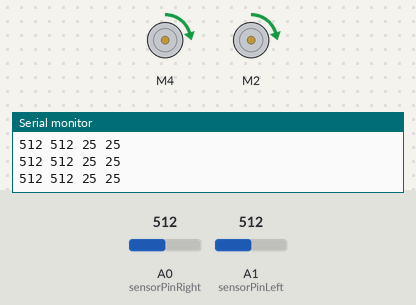
Bench run of a sketch on a simulated Arduino Uno, built with avr-gcc and run on an emulated ATmega328P. Parts: 2 × DC motor (green arrow = forward, orange = backward, longer = faster), the last lines printed to the serial monitor. Inputs (shaded band) come from the test bench; at power-on: A0 (sensorPinRight) = 512, A1 (sensorPinLeft) = 512.

Above: at 1.2 s.
1.3 s: A0 (sensorPinRight) set to 215
2.8 s: A0 (sensorPinRight) set to 183
At 3.6 s:
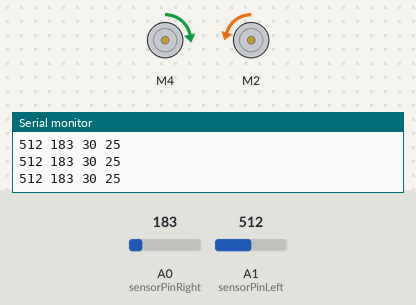
4.3 s: A1 (sensorPinLeft) set to 214
5.8 s: A1 (sensorPinLeft) set to 193
At 6.3 s:
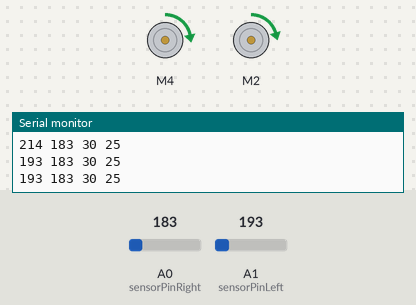
7.3 s: A0 (sensorPinRight) set to 306
At 7.9 s:
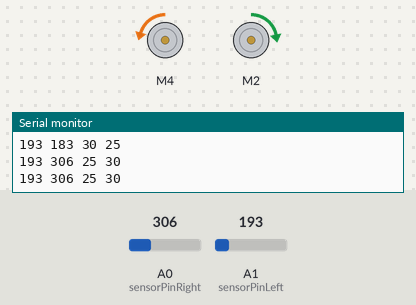
8.9 s: A1 (sensorPinLeft) set to 306
At 9.3 s:
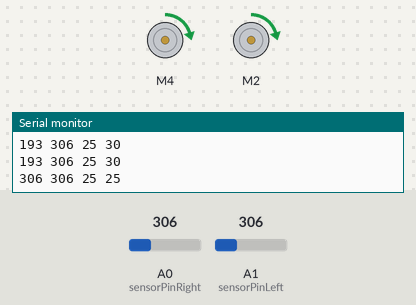
Timing chart, 0 to 11.5 s (numbered marks = the images above; inputs shaded):
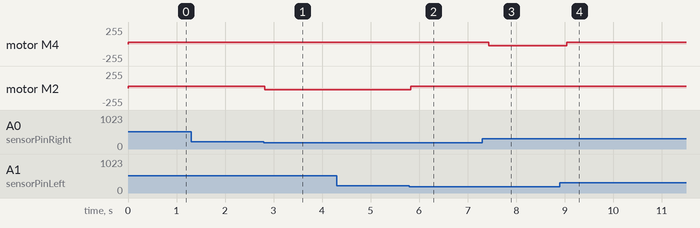

Measured:
- the behaviour switches between 200 and 199 on A0 (sensorPinRight) (found by bisection; images 0 and 1)
- the behaviour switches between 200 and 199 on A1 (sensorPinLeft) (found by bisection; images 1 and 2)
- after the input at 2.8 s, motor M4: forward 25/255 → forward 30/255 at once; motor M2: forward 25/255 → backward 25/255 at once
- after the input at 5.8 s, motor M2: backward 25/255 → forward 25/255 at once
- after the input at 7.3 s, motor M4: forward 30/255 → backward 25/255 after 0.14 s; motor M2: forward 25/255 → forward 30/255 after 0.14 s
- after the input at 8.9 s, motor M4: backward 25/255 → forward 25/255 after 0.14 s; motor M2: forward 30/255 → forward 25/255 after 0.14 s

The sketch:

miniproject3.ino
```cpp
#include <Adafruit_MotorShield.h>

Adafruit_MotorShield AFMS = Adafruit_MotorShield(); // Initialize motorshield
Adafruit_DCMotor *leftMotor = AFMS.getMotor(4); // Left motor attached to M4
Adafruit_DCMotor *rightMotor = AFMS.getMotor(2); // Right motor attached to M3 // right motor flipped

const uint8_t sensorPinLeft = A1; // Left IR sensor
const uint8_t sensorPinRight  = A0; // Right IR sensor

int sensorValLeft;
int sensorValRight;
int motorSLeft;
int motorSRight;

//const int leftOnLower = 75;
const int leftOnUpper = 200; // Upper bound value for left sensor when on track
//leftOn range -- 75 - 300 (Calibration)

//const int rightOnLower = 200;
const int rightOnUpper = 200; // Upper bound value for right sensor when on track
//RightOn range -- 200 - 420 (Calibration)

int baseSpeed = 30; // Default speed -- motor moving forward
int turnSpeed = 10; // Speed of a motor when turning

bool rightHigh = false;
bool leftHigh = false;

void setup() {
  Serial.begin(9600); // Start serial monitor

  // Debugging
  if (!AFMS.begin()) {
    Serial.println("Could not find Motor Shield. Check wiring.");
    while (1);
  }
  Serial.println("Motor Shield found.");

  // Set starting speed and direction of motors
  leftMotor->setSpeed(baseSpeed-5);
  rightMotor->setSpeed(baseSpeed);
  leftMotor->run(FORWARD);
  rightMotor->run(FORWARD);
}

void loop() {

  // Measure and store sensor values
  sensorValLeft = analogRead(sensorPinLeft);
  sensorValRight = analogRead(sensorPinRight);

  // Boolean determining if sensor detects the track based on calibration values
  bool leftOff = (sensorValLeft < leftOnUpper);
  bool rightOff = (sensorValRight < rightOnUpper);

  if (rightOff && leftOff) {
    motorSLeft = 25;
    motorSRight = 25;
    leftMotor->setSpeed(motorSLeft);
    rightMotor->setSpeed(motorSRight);
    if(rightHigh) {
      motorSRight = 30;
      rightMotor->setSpeed(motorSRight);
    } else if (leftHigh) {
      motorSLeft = 30;
      leftMotor->setSpeed(motorSLeft);
    }
    leftMotor->run(FORWARD);
    rightMotor->run(FORWARD);
  } else if (!leftOff && rightOff) {
    // Both left and right sensor on track -- move straight
    motorSLeft = 30;
    motorSRight = 25;
    leftMotor->setSpeed(motorSLeft);
    rightMotor->setSpeed(motorSRight);
    leftMotor->run(FORWARD);
    rightMotor->run(BACKWARD);
    rightHigh = false;
    leftHigh = true;
  }
  else if (leftOff && !rightOff) {
    // Left on track, right off track -- turn right
    motorSLeft = 25;
    motorSRight = 30;
    leftMotor->setSpeed(motorSLeft);
    rightMotor->setSpeed(motorSRight);
    leftMotor->run(BACKWARD);
    rightMotor->run(FORWARD);
    rightHigh = true;
    leftHigh = false;
  } else {
    motorSLeft = 25;
    motorSRight = 25;
    leftMotor->setSpeed(motorSLeft);
    rightMotor->setSpeed(motorSRight);
    leftMotor->run(FORWARD);
    rightMotor->run(FORWARD);
    rightHigh = false;
    leftHigh = false;
  }
delay(200);

  // Print values
  Serial.print(sensorValLeft);
  Serial.print(" ");
  Serial.print(sensorValRight);
  Serial.print(" ");
  Serial.print(motorSLeft);
  Serial.print(" ");
  Serial.println(motorSRight);
}
```
